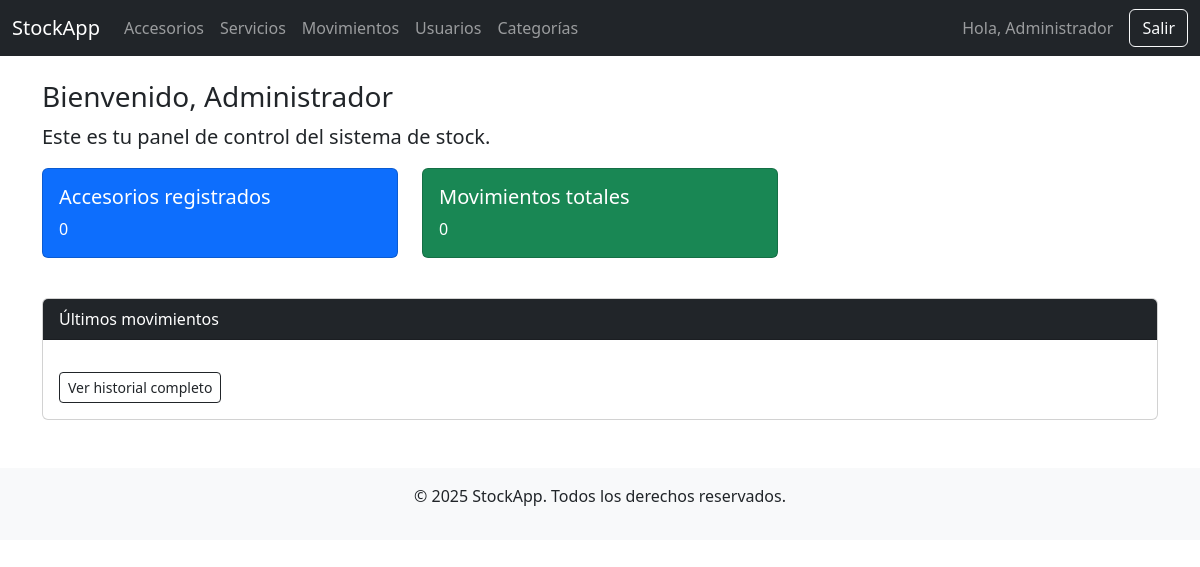
Page /dashboard.php (signed in) on the earlier database version.
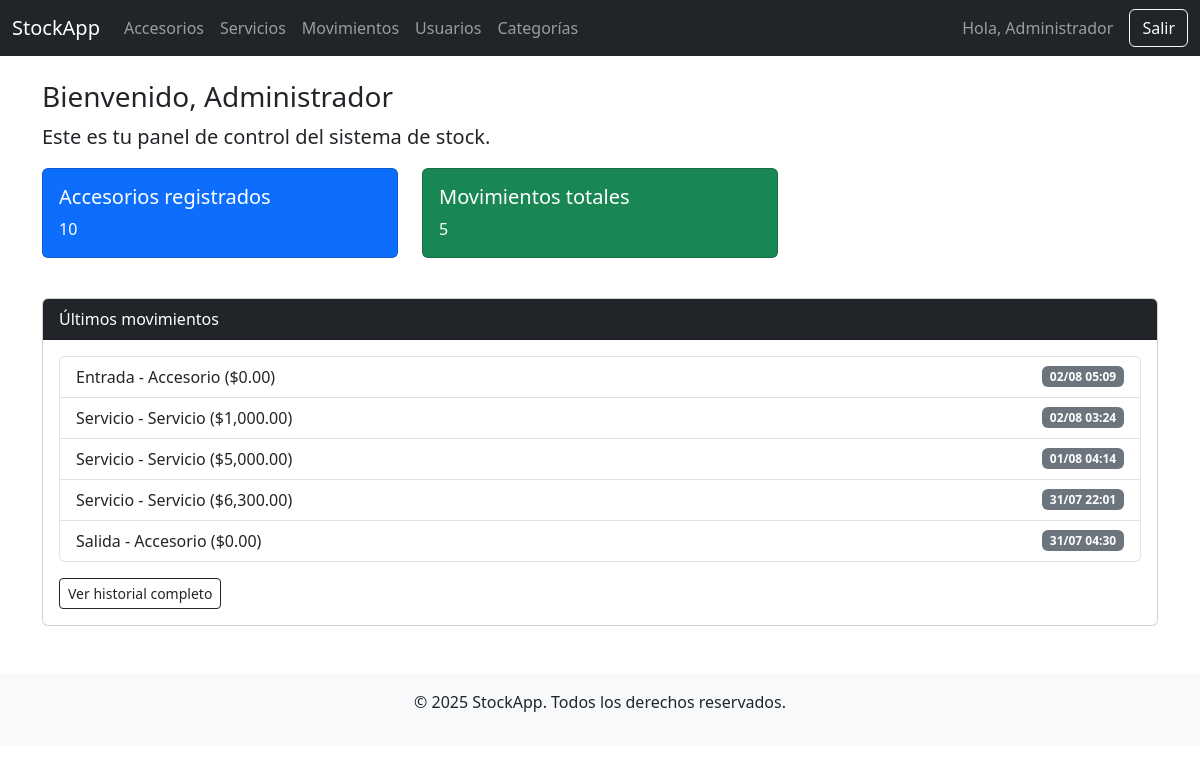
Same page on the later database version.
### tables this page shows
CREATE TABLE `movimientos` (
  `id` int(11) NOT NULL,
  `usuario_id` int(11) DEFAULT NULL,
  `tipo` enum('entrada','salida','servicio') NOT NULL,
  `sector` enum('accesorio','servicio') NOT NULL,
  `item_id` int(11) NOT NULL,
  `cantidad` int(11) NOT NULL,
  `total` decimal(10,2) NOT NULL,
  `observacion` text DEFAULT NULL,
  `activo` tinyint(1) DEFAULT 1,
  `creado_en` timestamp NOT NULL DEFAULT current_timestamp()
);

### dashboard.php (the view, shortened to what this page needs)
<?php
require_once 'config/database.php';
include 'includes/header.php';
include 'includes/navbar.php';
?>
<div class="container mt-4">
    <h3>Bienvenido, <?= $_SESSION['nombre']; ?></h3>
    <p class="lead">Este es tu panel de control del sistema de stock.</p>
    <div class="row">
        <div class="col-md-4">
            <div class="card text-bg-primary mb-3">
                <div class="card-body">
                    <h5 class="card-title">Accesorios registrados</h5>
                    <p class="card-text">
                        <?php
                        $stmt = $pdo->query("SELECT COUNT(*) FROM accesorios");
                        echo $stmt->fetchColumn();
                        ?>
                    </p>
                </div>
            </div>
        </div>
        <div class="col-md-4">
            <div class="card text-bg-success mb-3">
                <div class="card-body">
                    <h5 class="card-title">Movimientos totales</h5>
                    <p class="card-text">
                        <?php
                        $stmt = $pdo->query("SELECT COUNT(*) FROM movimientos");
                        echo $stmt->fetchColumn();
                        ?>
                    </p>
                </div>
            </div>
        </div>
    </div>
    <div class="card mt-4">
        <div class="card-header bg-dark text-white">
            Últimos movimientos
        </div>
        <div class="card-body">
            <ul class="list-group">
                <?php
                $ultimos = $pdo->query("
                    SELECT m.*, u.nombre AS usuario
                    FROM movimientos m
                    LEFT JOIN usuarios u ON m.usuario_id = u.id
                    ORDER BY m.creado_en DESC
                    LIMIT 5
                ")->fetchAll();
                foreach ($ultimos as $m):
                    $descripcion = ucfirst($m['tipo']) . ' - ' . ucfirst($m['sector']) . " ($" . number_format($m['total'], 2) . ")";
                ?>
                    <li class="list-group-item d-flex justify-content-between align-items-center">
                        <?= $descripcion ?>
                        <span class="badge bg-secondary"><?= date('d/m H:i', strtotime($m['creado_en'])) ?></span>
                    </li>
                <?php endforeach; ?>
            </ul>
            <a href="movimientos/historial.php" class="btn btn-sm btn-outline-dark mt-3">Ver historial completo</a>
        </div>
    </div>
</div>
<?php include 'includes/footer.php'; ?>

Differences in the rows shown:
added movimientos: descripcion "Entrada - Accesorio ($0.00)", creado_en "02/08 05:09"
added movimientos: descripcion "Servicio - Servicio ($1,000.00)", creado_en "02/08 03:24"
added movimientos: descripcion "Servicio - Servicio ($5,000.00)", creado_en "01/08 04:14"
added movimientos: descripcion "Servicio - Servicio ($6,300.00)", creado_en "31/07 22:01"
added movimientos: descripcion "Salida - Accesorio ($0.00)", creado_en "31/07 04:30"
Other differences:
$stmt->fetchColumn(): "0" → "10"
$stmt->fetchColumn(): "0" → "5"
